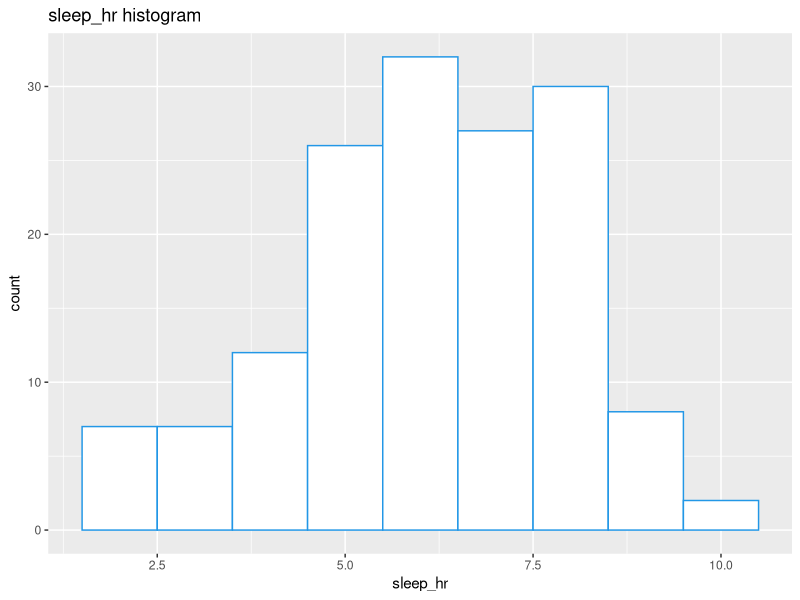
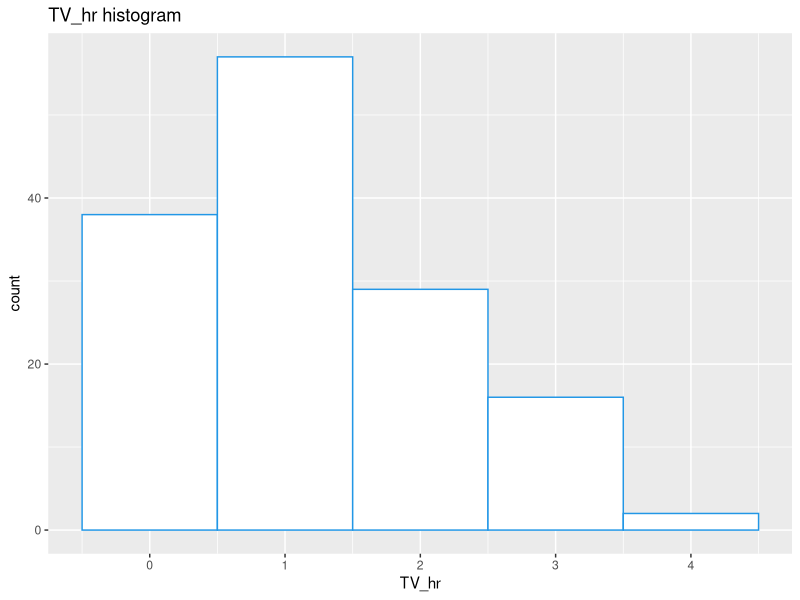
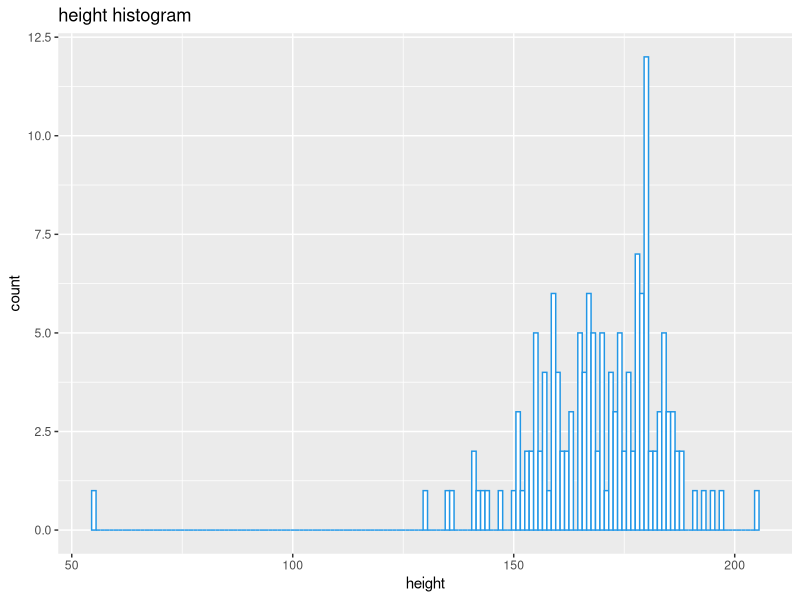
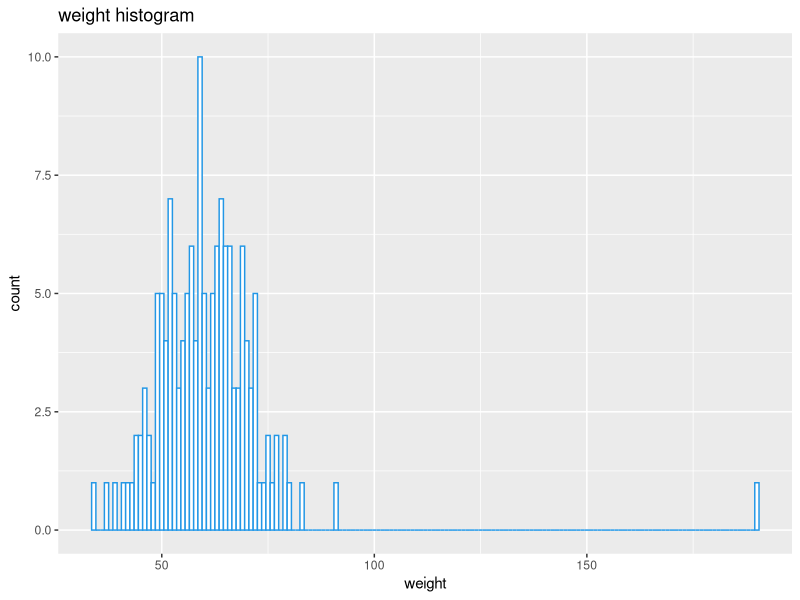
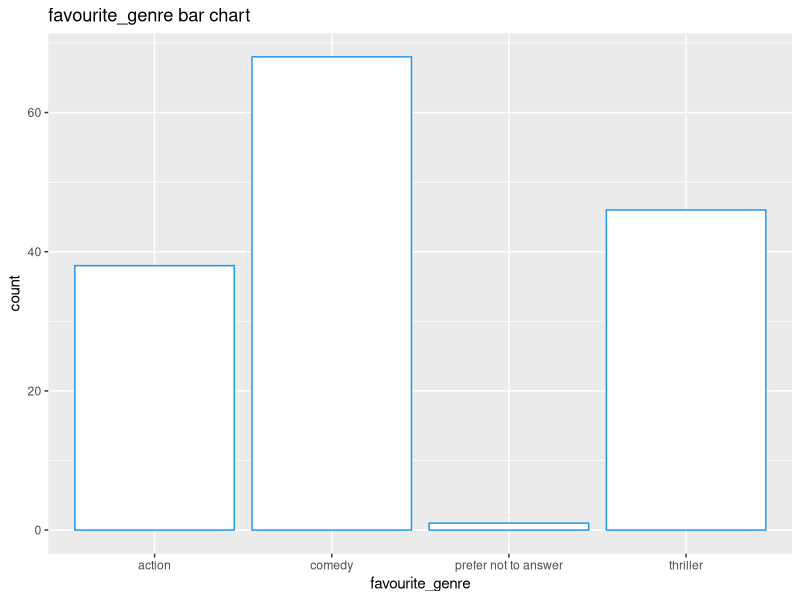
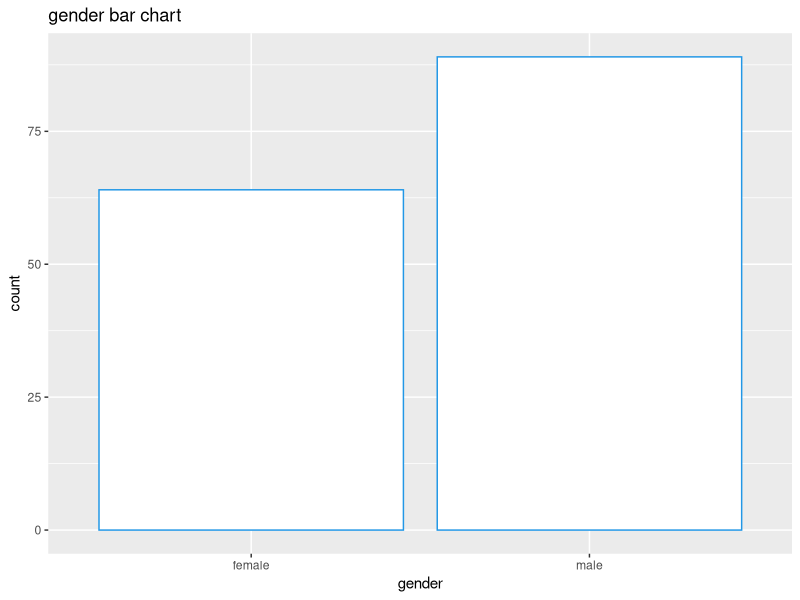

The R source for these figures, in order:
# Library
library(tidyverse)
library(readxl)

# Load data
dirty <- read.csv("survey2003_dirty.csv")

# 1.
# b. Make sure NA values are correctly entered
# Check missing data in the data set
table(dirty$particiant_id, useNA = 'always')
table(dirty$favourite_genre, useNA = 'always')
table(dirty$sleep_hr, useNA = 'always')
table(dirty$TV_hr, useNA = 'always')
table(dirty$height, useNA = 'always')
table(dirty$weight, useNA = 'always')
table(dirty$gender, useNA = 'always')

dirty$height[dirty$height == "-"] <- NA
dirty$weight[dirty$weight == ""] <- NA
dirty$weight[dirty$weight == "."] <- NA
dirty$weight[dirty$weight == "not measured"] <- NA

# a. Ensure each variable is the right class
# Check class of each variables
class(dirty$particiant_id)
class(dirty$favourite_genre)
class(dirty$sleep_hr)
class(dirty$TV_hr)
class(dirty$height)
class(dirty$weight)
class(dirty$gender)

# height and weight are in the wrong class. They should be numeric
# Convert height and weight class to numeric
dirty$height  <- as.numeric(dirty$height)
dirty$weight  <- as.numeric(dirty$weight)

# c. Identify any values that may be incorrectly entered
# Then make them NA so there are less influence
# height
dirty$particiant_id[dirty$height > 300]
dirty$particiant_id[dirty$height < 50]
# -Participant 19, height value is abnormally high (1865.00) 
dirty[19,]
# -Participant 9, height value is abnormally low (1.78) 
dirty[9,]
# -Participant 116, height value is abnormally low (16.4) 
dirty[116,]

# weight
dirty$particiant_id[dirty$weight > 200]
dirty$particiant_id[dirty$weight < 20]
# -Participant 151, weight value is abnormally low (4.1)
dirty[151,]

#sleep_hr
dirty$particiant_id[dirty$sleep_hr > 24]
dirty$particiant_id[dirty$sleep_hr < 0]
# -Participant 45, sleep hour value is abnormally high (705.00)
dirty[45,]
# -Participant 117, sleep hour value is abnormally high (707.00)
dirty[117,]

#TV_hr
dirty$particiant_id[dirty$TV_hr > 24]
dirty$particiant_id[dirty$TV_hr < 0]
# -Participant 82, negative TV hour value (-206.0)
dirty[82,]
# -Participant 85, negative TV hour value (-0.5)
dirty[85,]
# -Participant 94, negative TV hour value (-0.6)
dirty[94,]
# -Participant 99, negative TV hour value (-0.5)
dirty[99,]
# -Participant 103, negative TV hour value (-0.1)
dirty[103,]
# -Participant 108, negative TV hour value (-0.1)
dirty[108,]
# -Participant 124, negative TV hour value (-1)
dirty[124,]
# -Participant 128, negative TV hour value (-0.1)
dirty[128,]
# -Participant 137, negative TV hour value (-0.1)
dirty[137,]
# -Participant 139, negative TV hour value (-1.1)
dirty[139,]
# -Participant 146, negative TV hour value (-0.7)
dirty[146,]

# Remove incorrectly values
dirty$height[dirty$height > 300] <- NA
dirty$height[dirty$height < 50] <- NA
dirty$weight[dirty$weight < 20] <- NA
dirty$sleep_hr[dirty$sleep_hr > 24] <- NA
dirty$TV_hr[dirty$TV_hr < 0] <- NA

# d. Recode factors to the right value
# Recode favourite_genre to "action", "comedy", "thriller", and "prefer not to say"
table(dirty$favourite_genre)
dirty$favourite_genre <- fct_recode(dirty$favourite_genre,
                                    action="actin",
                                    comedy="comdy",
                                    comedy="Comedy",
                                    thriller="Thriler",
                                    thriller="thrller",)

# Recode gender to "male" and "female"
table(dirty$gender)
dirty$gender  <- fct_recode(dirty$gender, 
                            female = "Female", 
                            female = "F", 
                            male = "Male",
                            male = "M")

# 2. For each of the variables, produce an appropriate plot to look at the data.
# a. Look at histograms for numeric variables
#sleep_hr
ggplot(dirty,aes(sleep_hr)) + geom_histogram(colour = 4, 
                                             fill = "white", 
                                             binwidth = 1) + ggtitle("sleep_hr histogram")
#TV_hr
ggplot(dirty,aes(TV_hr)) + geom_histogram(colour = 4, 
                                          fill = "white", 
                                          binwidth = 1) + ggtitle("TV_hr histogram")
#height
ggplot(dirty,aes(height)) + geom_histogram(colour = 4, 
                                           fill = "white", 
                                           binwidth = 1) + ggtitle("height histogram")
#weight
ggplot(dirty,aes(weight)) + geom_histogram(colour = 4, 
                                           fill = "white", 
                                           binwidth = 1) + ggtitle("weight histogram")

# b. Look at bar charts for categorical variables
#favourite_genre
ggplot(dirty,aes(favourite_genre)) + geom_bar(colour = 4, 
                                              fill = "white") + ggtitle("favourite_genre bar chart") 

#gender
ggplot(dirty,aes(gender)) + geom_bar(colour = 4, 
                                      fill = "white") + ggtitle("gender bar chart")

# 3.
# Quantitative variables
# - sleep_hr: unimodel and relatively symmetric
# - TV_hr: unimodel and right-skewed
# - height: unimodel and left-skewed
# - weight: unimodel and relatively symmetric

# Categorical variables
# - favourite_genre: comedy is the most common level
# - gender: male is the most common level

# 4. 
# function to get five-number summaries for quantitative variables
five_num_summary <- function(x) {
  min <- min(x, na.rm = TRUE)
  
  sorted <- sort(x)
  
  lower <- sorted[1:round(length(sorted)/2)]
  lower <- median(lower)
  
  median <- median(x, na.rm = TRUE)
  
  upper <- sorted[round((length(sorted)/2)+1):length(sorted)]
  upper <- median(upper)
  
  max <- max(x, na.rm = TRUE)
  
  five <- cbind(min, lower, median, upper, max)
  colnames(five) <- c("Min", "Lower-hinge", "Median", "Upper-hinge", "Max")
  return(five)
}
# Generate five-number summaries
# sleep_hr five-number summaries
five_num_summary(dirty$sleep_hr)

# TV_hr five-number summaries
five_num_summary(dirty$TV_hr)

# height five-number summaries
five_num_summary(dirty$height)

# weight five-number summaries
five_num_summary(dirty$weight)

# Generate frequency tables
# favourite_genre frequency tables
table(dirty$favourite_genre)

# gender frequency tables
table(dirty$gender)

# Missing values:
# sleep_hr: 2 NA's, the proportion of missing value is 1.31%
summary(dirty$sleep_hr)
sleep_hr_missing_p <- 2/153*100
sleep_hr_missing_p
# Participant 45 and 117 does not have value for sleep_hr
dirty$particiant_id[is.na(dirty$sleep_hr)]
dirty[45,]
dirty[117,]

# TV_hr: 11 NA's, the proportion of missing value is 7.20%
summary(dirty$TV_hr)
TV_hr_missing_p <- 11/153*100
TV_hr_missing_p
# Participant 82, 85, 94, 99, 103, 108, 124, 128, 137, 139, and 146 does not have value for TV_hr
dirty$particiant_id[is.na(dirty$TV_hr)]
dirty[82,]
dirty[85,]
dirty[94,]
dirty[99,]
dirty[103,]
dirty[108,]
dirty[124,]
dirty[128,]
dirty[137,]
dirty[139,]
dirty[146,]

# height: 5 NA's, the proportion of missing value is 3.27%
summary(dirty$height)
height_missing_p <- 5/153*100
height_missing_p
# Participant 9, 15, 19, 116, and 145 does not have value for height
dirty$particiant_id[is.na(dirty$height)]
dirty[9,]
dirty[15,]
dirty[19,]
dirty[116,]
dirty[145,]

# weight: 4 NA's, the proportion of missing value is 2.61%
summary(dirty$weight)
weight_missing_p <- 4/153*100
weight_missing_p
# Participant 15, 128, 145, and 151 does not have value for weight
dirty$particiant_id[is.na(dirty$weight)]
dirty[15,]
dirty[128,]
dirty[145,]
dirty[151,]

# 5.Export the cleaned data into a CSV file
directory <- getwd()
write_csv(dirty, paste(directory,'/A1_a1814824.csv', sep=""))